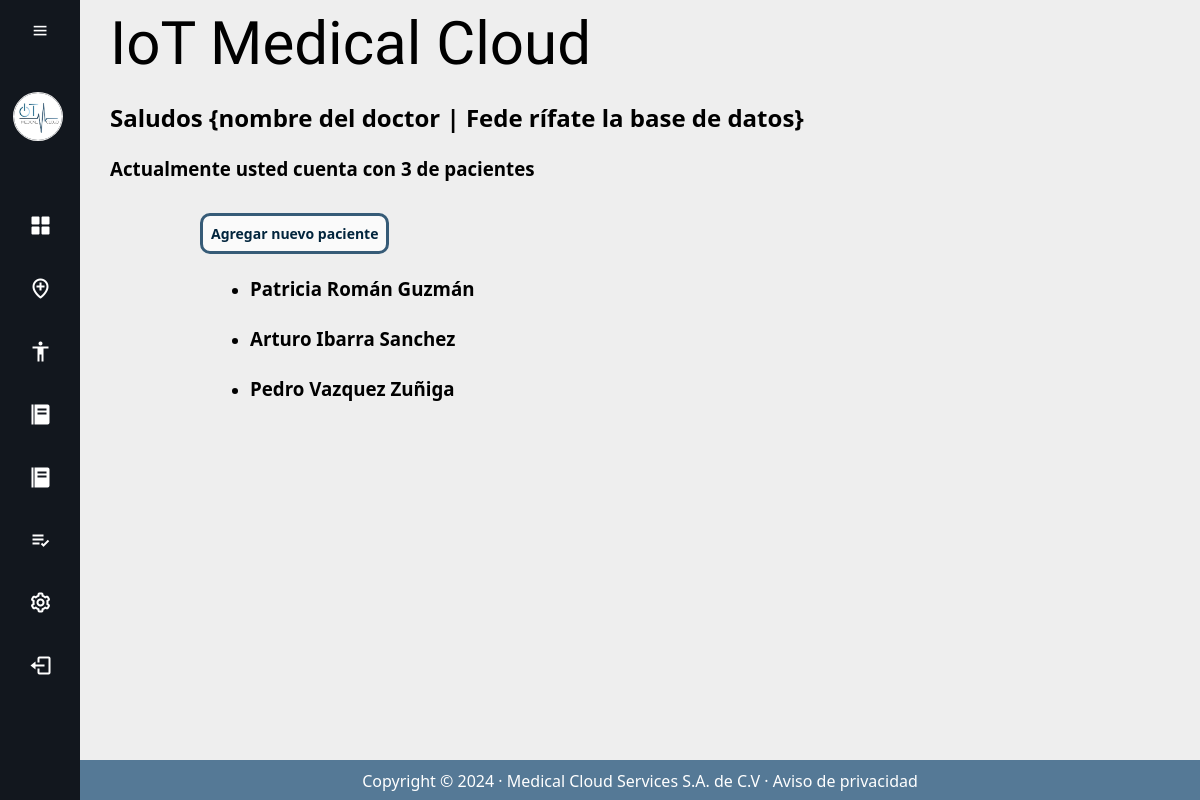
The app's page /pacientes/, older data.
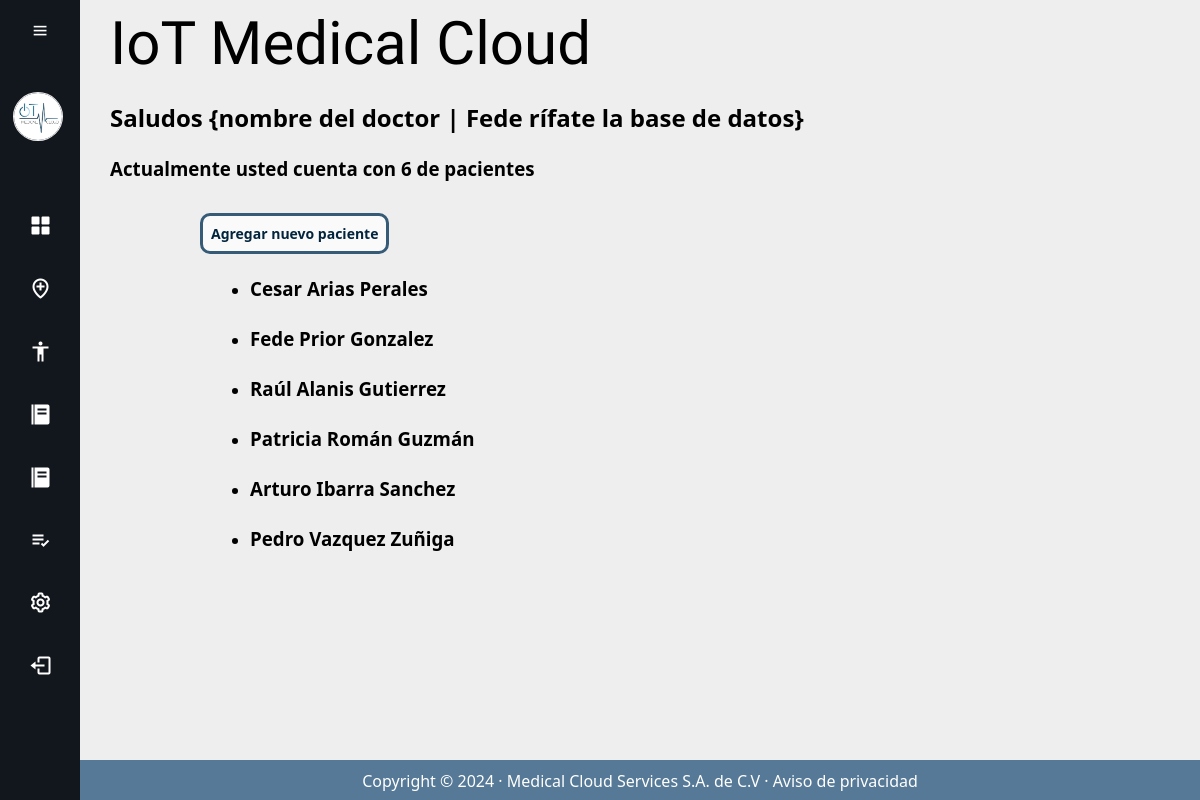
The same page, newer data.
### IoTCloud/models.py (models this page shows, shortened)
class Paciente(models.Model):
    nombre = models.CharField(max_length=40, verbose_name='Nombre')
    apellidopaterno = models.CharField(max_length=30, verbose_name='Apellido paterno')
    apellidomaterno = models.CharField(max_length=30, verbose_name='Apellido materno')
    ingreso = models.DateTimeField(auto_now_add=True, verbose_name="Fecha de ingreso")
    updated = models.DateTimeField(auto_now=True, verbose_name="Ultima modificación")
    class Meta:
        verbose_name = "Paciente"
        verbose_name_plural = "Pacientes"
        ordering = ["-ingreso"]  # puting a '-' indicates to go from newer to older

### IoTCloud/views.py (the view)
# urls.py: path('pacientes/', Pacientes.as_view(), name='Pacientes'),
class Pacientes(ListView):
    template_name = 'iot_temp/pacientes.html'
    model = Paciente
    context_object_name = 'pacientes'
    def get_context_data(self, **kwargs):
        context = super().get_context_data(**kwargs)
        context['conteo'] = context['pacientes'].count()
        return context

### IoTCloud/templates/iot_temp/pacientes.html (shortened to what this page needs)
{% extends 'iot_temp/Main_script.html' %}
{% load static %}
    {% block style %}
    <link rel="stylesheet" href="{% static 'IoTCloud/css/StylesPacientes.css' %}">
    {% endblock %}
{% block content %}
<div class="Pacientes">
    <h2> Saludos {nombre del doctor | Fede rífate la base de datos} </h2>
    <br>
    <h3> Actualmente usted cuenta con {{conteo}} de pacientes </h3>
    <br>
    <div class="zona_lista">
        <a href="{% url 'PacienteNuevo' %}">
            <input class="boton_pacientes" type="submit" value="Agregar nuevo paciente">
        </a>
        <br>
        <br>
        <div class="list_px">
            {% for paciente in object_list %}
            <ul>
                <li>
                    <h3> {{paciente.nombre}} {{paciente.apellidopaterno}} {{paciente.apellidomaterno}}</h3>
                </li>
            </ul>
            {% endfor %}
        </div>
    </div>
</div>
{% endblock%}

### IoTCloud/templates/iot_temp/Main_script.html (shortened to what this page needs)
<!DOCTYPE html>
<html lang="en">
{% load static %}
<head>
    <link href='https://unpkg.com/boxicons@2.1.4/css/boxicons.min.css' rel='stylesheet'>
    <link rel="stylesheet" href="{% static 'IoTCloud/css/Sidebar.css' %}" >
    {% block style %}
    {% endblock %}
</head>
<body>
    <div class="sidebar">
        <div class="top">
            <i class="bx bx-menu" id="btn"> </i>
        </div>
        <div class="user">
            <img src="{% static 'IoTCloud/img/iot_logo.jpg' %}" alt="Iot Logo.png" class="user-img"/>
            <div>
                <a href="{% url 'Inicio' %}">
                </a>
            </div>
        </div>
        <ul>
            <li>
                <a href="{% url 'Dashboard' %}">
                    <i class="bx bxs-grid-alt"></i>
                </a>
            </li>
            <li>
                <a href="{% url 'Hospitales' %}">
                    <i class="bx bx-location-plus"></i>
                </a>
            </li>
            <li>
                <a href="{% url 'Pacientes' %}">
                    <i class="bx bx-body"></i>
                </a>
            </li>
            <li>
                <a href="#">
                    <i class="bx bxs-food-menu"></i>
                </a>
            </li>
            <li>
                <a href="#">
                    <i class="bx bxs-food-menu"></i>
                </a>
            </li>
            <li>
                <a href="#">
                    <i class="bx bx-list-check"></i>
                </a>
            </li>
            <li>
                <a href="#">
                    <i class="bx bx-cog"></i>
                </a>
            </li>
            <li>
                <a href="{% url 'Home' %}">
                    <i class="bx bx-log-out"></i>
                </a>
            </li>
        </ul>
    </div>
    <div class="main-content">
        <div class="container">
            <h1> IoT Medical Cloud </h1>
            <br>
            {% block content %}{% endblock %}
        </div>
        <footer id="footer">
            <p class="footer-text">
                Copyright &copy; 2024 ·
                <a href="{% url 'Historia' %}"> Medical Cloud Services S.A. de C.V  </a>
                 ·
                <a href="{% url 'AvisoPrivacidad' %}"> Aviso de privacidad </a>
            </p>
        </footer>
    </div>
</body>
</html>

### IoTCloud/static/IoTCloud/css/Sidebar.css (style rules this page uses)
* { margin: 0; padding: 0; box-sizing: border-box; font-family: 'Segoe UI', Tahoma, Geneva, Verdana, sans-serif; }
.user-img { width: 50px; border-radius: 100%; border: 1px solid #eee; }
.sidebar { position: absolute; top: 0; left: 0; height: 100vh; width: 80px; background-color: #12171e; padding: 0.4rem 0.8rem; transition: all 0.5s ease; }
.sidebar #btn { position: absolute; color: #fff; top: 0.4rem; left: 50%; font-size: 1.2rem; line-height: 50px; transform: translateX(-50%); cursor: pointer; }
.user { display: flex; align-items: center; margin: 1rem 0; }
.sidebar ul li { position: relative; list-style-type: none; height: 50px; width: 90%; margin: 0.8rem auto; line-height: 100px; }
.sidebar ul li a { color: #fff; display: flex; align-items: center; text-decoration: none; border-radius: 0.8rem; }
.sidebar ul li a i { min-width: 50px; text-align: center; height: 100px; border-radius: 12px; line-height: 100px; font-size: 1.5rem; }
.main-content { position: relative; background-color: #eee; min-height: 100vh; top: 0; left: 80px; transition: all 0.5s ease; width: calc(100% - 80px); padding: 0.5rem 0 0.5rem 0; }
.main-content .container { margin-left: 30px; }
#footer { position: absolute; bottom: 0; width: 100%; height: 2.5rem; background-color: #557996; }
.footer-text { text-align: center; color: #fff; padding-top: 10px; }
.footer-text a { color: #fff; text-decoration: none; }
.main-content .container h1 { font-family: "Wallpoet", sans-serif; font-weight: 350; font-size: 60px; }

### IoTCloud/static/IoTCloud/css/StylesPacientes.css (style rules this page uses)
.list_px { margin-left: 50px; }
.list_px li { height: 50px; }
.boton_pacientes { border: 3px solid #365b77; background-color: #FAFAFA; color: #02253d; padding: 8px; font-size: 14px; font-weight: 700; border-radius: 10px; cursor: pointer; text-decoration: none; }
.zona_lista { margin-left: 90px; margin-top: 10px; }

Row changes from the older to the newer data that the page shows:
added Paciente: nombre "Cesar", apellidopaterno "Arias", apellidomaterno "Perales"
added Paciente: nombre "Fede", apellidopaterno "Prior", apellidomaterno "Gonzalez"
added Paciente: nombre "Raúl", apellidopaterno "Alanis", apellidomaterno "Gutierrez"
Text that changed along with them:
{{ conteo }}: "3" → "6"
